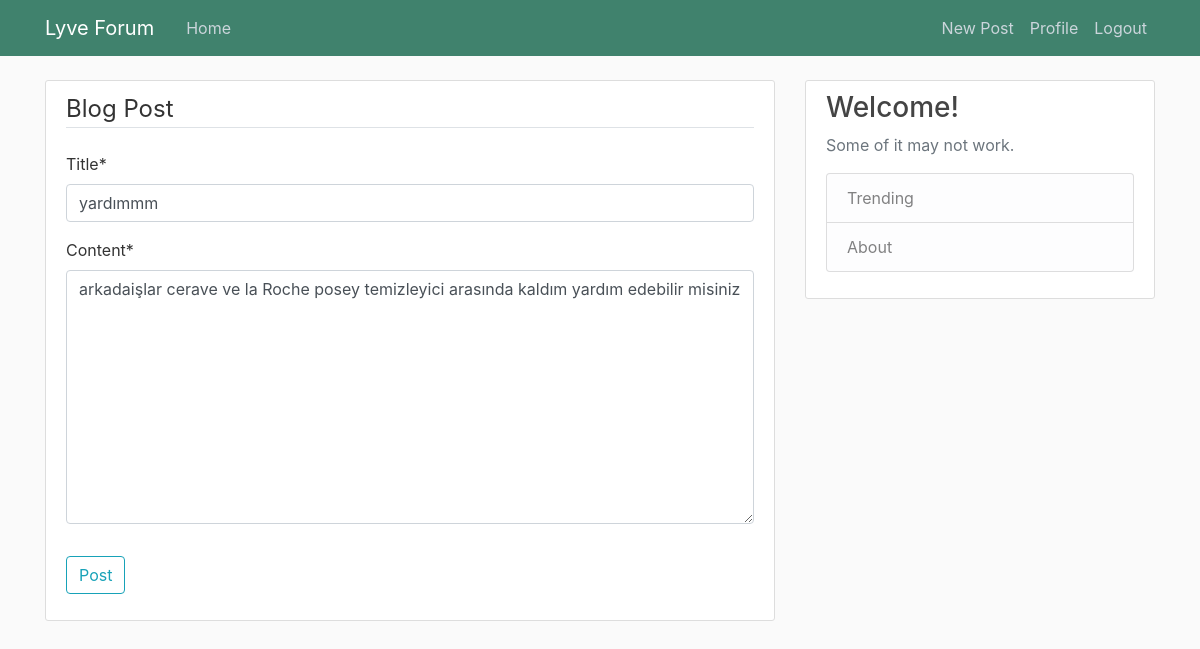
The page /forum/post/16/update/ (signed in) on the database its author committed.
### forum/models.py (models this page shows, shortened)
class Post(models.Model):
    title = models.CharField(max_length=70)
    content = models.TextField()
    date_posted = models.DateTimeField(default=timezone.now)
    author = models.ForeignKey(User, on_delete=models.CASCADE)

### forum/views.py (the view, shortened to what this page needs)
# urls.py: path('post/<int:pk>/update/', PostUpdateView.as_view(), name='post-update'),
class PostUpdateView(LoginRequiredMixin, UserPassesTestMixin, UpdateView):
    model = Post
    fields = ['title', 'content']
    def test_func(self):
        post = self.get_object()
        if self.request.user == post.author:
            return True
        return False

### forum/templates/forum/post_form.html (shortened to what this page needs)
{% extends "forum/baseforum.html" %}
{% load crispy_forms_tags %}
{% block content %}
    <div class="content-section">
        <form method="POST">
            <fieldset class="form-group">
                <legend class="border-bottom mb-4">Blog Post</legend>
                {{ form|crispy }}
            </fieldset>
            <div class="form-group">
                <button class="btn btn-outline-info" type="submit">Post</button>
            </div>
        </form>
    </div>
{% endblock content %}

### lyve/static/lyve/main.css (style rules this page uses)
body { background: #fafafa; color: #333333; margin-top: 5rem; }
.content-section { background: #ffffff; padding: 10px 20px; border: 1px solid #dddddd; border-radius: 3px; margin-bottom: 20px; }

### rows shown on the page
Post: title "yardımmm", content "arkadaişlar cerave ve la Roche posey temizleyici arasında kaldım yardım edebilir misiniz"
